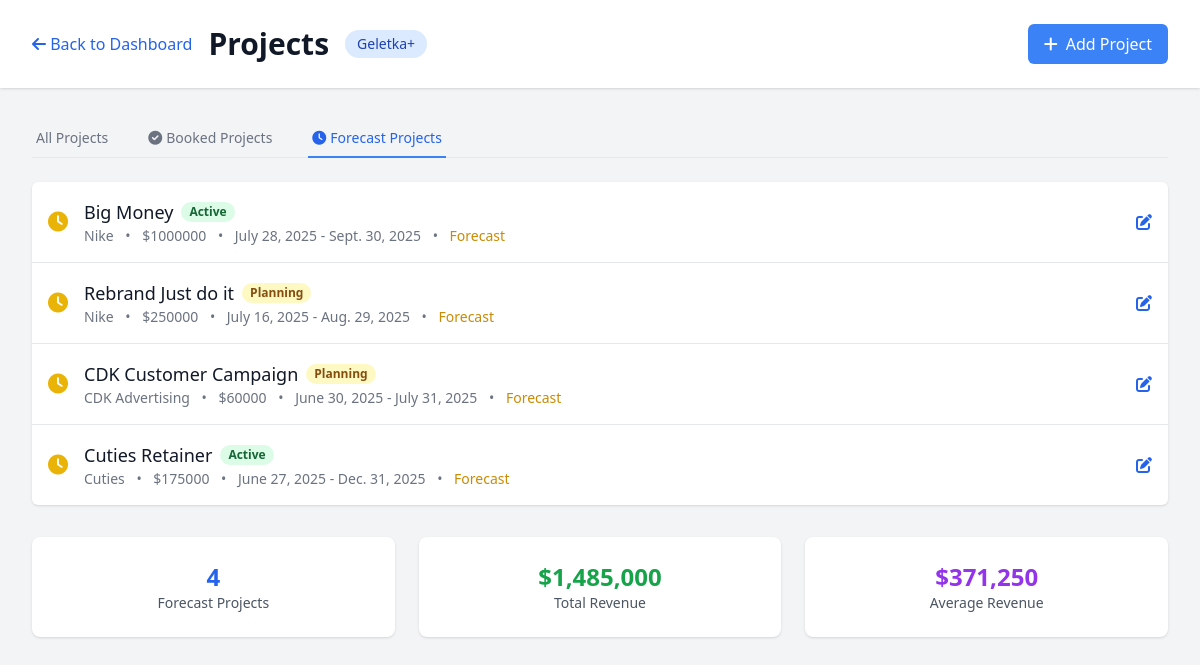
The page /agency/projects/?revenue_type=forecast (signed in) on the database its author committed.
### agency/models.py (models this page shows, shortened)
class Company(models.Model):
    id = models.UUIDField(primary_key=True, default=uuid.uuid4, editable=False)
    name = models.CharField(max_length=100)
    code = models.CharField(max_length=10, unique=True)
    created_at = models.DateTimeField(auto_now_add=True)
    class Meta:
        verbose_name_plural = "Companies"

class Project(models.Model):
    STATUS_CHOICES = [
        ('planning', 'Planning'),
        ('active', 'Active'),
        ('on_hold', 'On Hold'),
        ('completed', 'Completed'),
        ('cancelled', 'Cancelled'),
    ]
    TYPE_CHOICES = [
        ('retainer', 'Retainer'),
        ('project', 'Project'),
        ('hourly', 'Hourly'),
    ]
    REVENUE_TYPE_CHOICES = [
        ('booked', 'Booked'),
        ('forecast', 'Forecast'),
    ]
    id = models.UUIDField(primary_key=True, default=uuid.uuid4, editable=False)
    name = models.CharField(max_length=200)
    client = models.ForeignKey(Client, on_delete=models.CASCADE, related_name='projects')
    company = models.ForeignKey(Company, on_delete=models.CASCADE, related_name='projects')
    start_date = models.DateField()
    end_date = models.DateField()
    total_revenue = models.DecimalField(max_digits=12, decimal_places=2)
    total_hours = models.DecimalField(max_digits=8, decimal_places=1)
    project_type = models.CharField(max_length=20, choices=TYPE_CHOICES, default='project')
    revenue_type = models.CharField(max_length=10, choices=REVENUE_TYPE_CHOICES, default='booked')
    status = models.CharField(max_length=20, choices=STATUS_CHOICES, default='planning')
    project_manager = models.ForeignKey(User, on_delete=models.SET_NULL, null=True, blank=True,
                                      related_name='managed_projects')
    created_at = models.DateTimeField(auto_now_add=True)
    updated_at = models.DateTimeField(auto_now=True)
    team_members = models.ManyToManyField(
        'UserProfile',
        related_name='assigned_projects',
        blank=True,
        help_text='Team members assigned to this project'
    )

class Client(models.Model):
    STATUS_CHOICES = [
        ('active', 'Active'),
        ('inactive', 'Inactive'),
        ('prospect', 'Prospect'),
        ('churned', 'Churned'),
    ]
    id = models.UUIDField(primary_key=True, default=uuid.uuid4, editable=False)
    name = models.CharField(max_length=200)
    company = models.ForeignKey(Company, on_delete=models.CASCADE, related_name='clients')
    status = models.CharField(max_length=20, choices=STATUS_CHOICES, default='active')
    account_manager = models.ForeignKey(User, on_delete=models.SET_NULL, null=True, blank=True,
                                      related_name='managed_clients')
    created_at = models.DateTimeField(auto_now_add=True)

### agency/views.py (the view)
# urls.py: path('projects/', views.projects_list, name='projects_list'),
@login_required
def projects_list(request):
    company = Company.objects.first()
    revenue_type = request.GET.get('revenue_type', 'all')
    projects = Project.objects.filter(company=company).select_related('client')
    if revenue_type != 'all':
        try:
            projects = projects.filter(revenue_type=revenue_type)
        except:
            pass  # Field doesn't exist yet
    projects = projects.order_by('-created_at')
    context = {
        'projects': projects,
        'company': company,
        'current_filter': revenue_type,
    }
    return render(request, 'projects/list.html', context)

### templates/projects/list.html (shortened to what this page needs)
<!DOCTYPE html>
<html lang="en">
<head>
    <script src="https://cdn.tailwindcss.com"></script>
    <link rel="stylesheet" href="https://cdnjs.cloudflare.com/ajax/libs/font-awesome/6.0.0/css/all.min.css">
</head>
<body class="bg-gray-100">
    <div class="min-h-screen">
        <header class="bg-white shadow">
            <div class="max-w-7xl mx-auto px-4 sm:px-6 lg:px-8">
                <div class="flex justify-between items-center py-6">
                    <div class="flex items-center">
                        <a href="{% url 'agency:dashboard' %}" class="text-blue-600 hover:text-blue-800 mr-4">
                            <i class="fas fa-arrow-left"></i> Back to Dashboard
                        </a>
                        <h1 class="text-3xl font-bold text-gray-900">Projects</h1>
                        {% if company %}
                            <span class="ml-4 px-3 py-1 bg-blue-100 text-blue-800 rounded-full text-sm">{{ company.name }}</span>
                        {% endif %}
                    </div>
                    <div class="flex space-x-4">
                        <a href="/admin/agency/project/add/" class="bg-blue-500 text-white px-4 py-2 rounded-md hover:bg-blue-600">
                            <i class="fas fa-plus mr-2"></i>Add Project
                        </a>
                    </div>
                </div>
            </div>
        </header>
        <main class="max-w-7xl mx-auto px-4 sm:px-6 lg:px-8 py-8">
            <div class="mb-6">
                <div class="border-b border-gray-200">
                    <nav class="-mb-px flex space-x-8">
                        <a href="{% url 'agency:projects_list' %}"
                           class="{% if current_filter == 'all' %}border-blue-500 text-blue-600{% else %}border-transparent text-gray-500 hover:text-gray-700 hover:border-gray-300{% endif %} whitespace-nowrap py-2 px-1 border-b-2 font-medium text-sm">
                            All Projects
                        </a>
                        <a href="{% url 'agency:projects_list' %}?revenue_type=booked"
                           class="{% if current_filter == 'booked' %}border-blue-500 text-blue-600{% else %}border-transparent text-gray-500 hover:text-gray-700 hover:border-gray-300{% endif %} whitespace-nowrap py-2 px-1 border-b-2 font-medium text-sm">
                            <i class="fas fa-check-circle mr-1"></i>Booked Projects
                        </a>
                        <a href="{% url 'agency:projects_list' %}?revenue_type=forecast"
                           class="{% if current_filter == 'forecast' %}border-blue-500 text-blue-600{% else %}border-transparent text-gray-500 hover:text-gray-700 hover:border-gray-300{% endif %} whitespace-nowrap py-2 px-1 border-b-2 font-medium text-sm">
                            <i class="fas fa-clock mr-1"></i>Forecast Projects
                        </a>
                    </nav>
                </div>
            </div>
            <div class="bg-white shadow overflow-hidden sm:rounded-md">
                <ul class="divide-y divide-gray-200">
                    {% for project in projects %}
                    <li>
                        <div class="px-4 py-4 flex items-center justify-between">
                            <div class="flex items-center">
                                <div class="flex-shrink-0">
                                    {% if project.revenue_type == 'booked' %}
                                        <i class="fas fa-check-circle text-green-500 text-xl"></i>
                                    {% elif project.revenue_type == 'forecast' %}
                                        <i class="fas fa-clock text-yellow-500 text-xl"></i>
                                    {% else %}
                                        <i class="fas fa-project-diagram text-blue-500 text-xl"></i>
                                    {% endif %}
                                </div>
                                <div class="ml-4">
                                    <div class="flex items-center">
                                        <div class="text-lg font-medium text-gray-900">
                                            {{ project.name }}
                                        </div>
                                        <div class="ml-2 flex-shrink-0 flex">
                                            <span class="px-2 inline-flex text-xs leading-5 font-semibold rounded-full
                                                {% if project.status == 'active' %}bg-green-100 text-green-800{% elif project.status == 'planning' %}bg-yellow-100 text-yellow-800{% elif project.status == 'completed' %}bg-blue-100 text-blue-800{% else %}bg-gray-100 text-gray-800{% endif %}">
                                                {{ project.get_status_display }}
                                            </span>
                                        </div>
                                    </div>
                                    <div class="text-sm text-gray-500">
                                        <span class="font-medium">{{ project.client.name }}</span>
                                        <span class="mx-2">•</span>
                                        <span>${{ project.total_revenue|floatformat:0 }}</span>
                                        <span class="mx-2">•</span>
                                        <span>{{ project.start_date }} - {{ project.end_date }}</span>
                                        {% if project.revenue_type %}
                                            <span class="mx-2">•</span>
                                            <span class="capitalize font-medium
                                                {% if project.revenue_type == 'booked' %}text-green-600{% else %}text-yellow-600{% endif %}">
                                                {{ project.revenue_type }}
                                            </span>
                                        {% endif %}
                                    </div>
                                </div>
                            </div>
                            <div class="flex items-center space-x-2">
                                <a href="/admin/agency/project/{{ project.id }}/change/"
                                   class="text-blue-600 hover:text-blue-900">
                                    <i class="fas fa-edit"></i>
                                </a>
                            </div>
                        </div>
                    </li>
                    {% endfor %}
                </ul>
            </div>
            {% if projects %}
            <div class="mt-8 grid grid-cols-1 md:grid-cols-3 gap-6">
                <div class="bg-white rounded-lg shadow p-6">
                    <div class="text-center">
                        <p class="text-2xl font-bold text-blue-600">{{ projects|length }}</p>
                        <p class="text-sm text-gray-600">
                            {% if current_filter == 'all' %}Total Projects{% elif current_filter == 'booked' %}Booked Projects{% elif current_filter == 'forecast' %}Forecast Projects{% else %}Projects{% endif %}
                        </p>
                    </div>
                </div>
                <div class="bg-white rounded-lg shadow p-6">
                    <div class="text-center">
                        <p class="text-2xl font-bold text-green-600">
                            $<span id="totalRevenue">0</span>
                        </p>
                        <p class="text-sm text-gray-600">Total Revenue</p>
                    </div>
                </div>
                <div class="bg-white rounded-lg shadow p-6">
                    <div class="text-center">
                        <p class="text-2xl font-bold text-purple-600">
                            <span id="avgRevenue">$0</span>
                        </p>
                        <p class="text-sm text-gray-600">Average Revenue</p>
                    </div>
                </div>
            </div>
            {% endif %}
        </main>
    </div>
</body>
</html>

### rows shown on the page
Company: name "Geletka+"
Project: name "Big Money", status "Active", client.name "Nike", total_revenue "1000000", start_date "July 28, 2025", end_date "Sept. 30, 2025", revenue_type "Forecast"
Project: name "Rebrand Just do it", status "Planning", client.name "Nike", total_revenue "250000", start_date "July 16, 2025", end_date "Aug. 29, 2025", revenue_type "Forecast"
Project: name "CDK Customer Campaign", status "Planning", client.name "CDK Advertising", total_revenue "60000", start_date "June 30, 2025", end_date "July 31, 2025", revenue_type "Forecast"
Project: name "Cuties Retainer", status "Active", client.name "Cuties", total_revenue "175000", start_date "June 27, 2025", end_date "Dec. 31, 2025", revenue_type "Forecast"

### other values the page prints
{{ projects|length }} "4"
